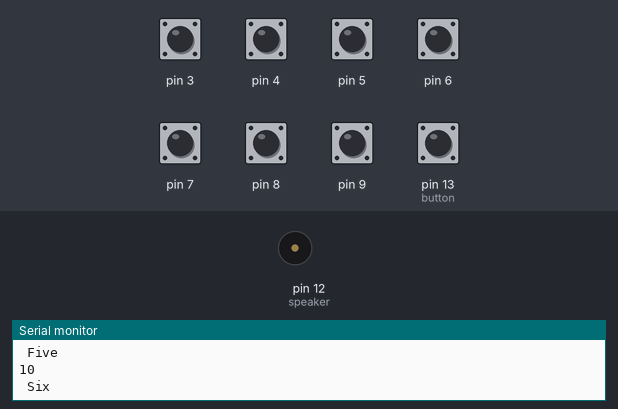
Bench run of a sketch on a simulated Arduino Uno, built with avr-gcc and run on an emulated ATmega328P. Parts: buzzer (waves = sounding), the last lines printed to the serial monitor. The test bench sets the inputs (shaded band); at power-on: pin 3–9 HIGH, pin 13 (button) LOW.

Above: at 1.2 s.
1.3 s: pin 3 pulled LOW for 0.15 s
At 1.49 s:
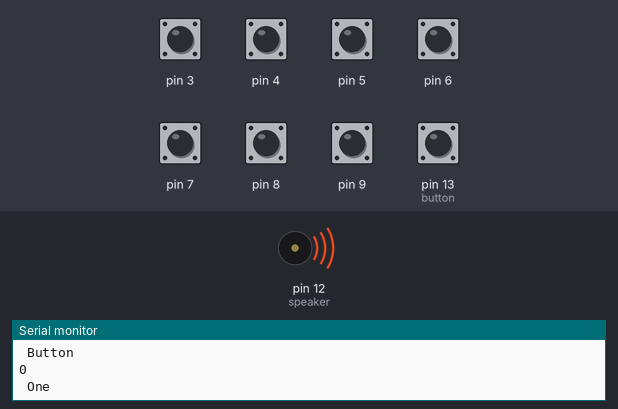
3.0 s: pin 13 (button) pulled HIGH for 0.15 s
Timing chart, 0 to 6.0 s (numbered marks = the images above; inputs shaded):
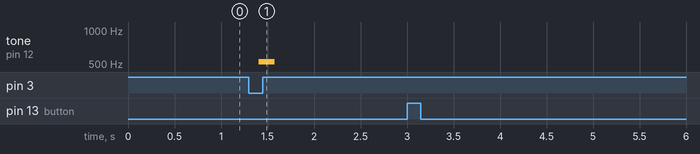

Measured:
- after the input at 1.3 s, tone on pin 12 (speaker): silent → 523 Hz after 0.11 s, → silent 0.17 s later

The sketch:

InteractivePiano.ino
```cpp
#include <CapacitiveSensor.h>
#define speaker 12
#define button 13

int buttonState = 0;
int lastButtonState = 0;
int toneMode = 0;
// Defining the send and receive pins for the different capacitive sensors. Pin 2 is the sensor pin.
CapacitiveSensor   cs_2_3 = CapacitiveSensor(2,3);        // 10M resistor between pins 2 & 3
CapacitiveSensor   cs_2_4 = CapacitiveSensor(2,4);        // 10M resistor between pins 2 & 4
CapacitiveSensor   cs_2_5 = CapacitiveSensor(2,5);        // 10M resistor between pins 2 & 5
CapacitiveSensor   cs_2_6 = CapacitiveSensor(2,6);        // 10M resistor between pins 2 & 6
CapacitiveSensor   cs_2_7 = CapacitiveSensor(2,7);        // 10M resistor between pins 2 & 7
CapacitiveSensor   cs_2_8 = CapacitiveSensor(2,8);        // 10M resistor between pins 2 & 8
CapacitiveSensor   cs_2_9 = CapacitiveSensor(2,9);        // 10M resistor between pins 2 & 9
void setup() {
  // Identify the piezobuzzer pin as output
  pinMode(speaker, OUTPUT);
   // Identify the button pin as input
  pinMode(button, INPUT);

  // Arduino start communicate with computer.
  Serial.begin(9600);
}

void loop() {
  buttonState = digitalRead(button); // Our pullup btn, low if not pushed
  // Set the sensitivity of the sensors.
  long total1 =  cs_2_3.capacitiveSensor(30);
  long total2 =  cs_2_4.capacitiveSensor(30);
  long total3 =  cs_2_5.capacitiveSensor(30);
  long total4=   cs_2_6.capacitiveSensor(30);
  long total5 =  cs_2_7.capacitiveSensor(30);
  long total6 =  cs_2_8.capacitiveSensor(30);
  long total7 =  cs_2_9.capacitiveSensor(30);
  Serial.print("\n Button \n");
  Serial.println(buttonState);

  Serial.print("\n One \n");
  Serial.print(total1); // print sensor output 1
  Serial.print("\n Two \n");
  Serial.print(total2); // print sensor output 2
  Serial.print("\n Three\n");
  Serial.print(total3); // print sensor output 3
  Serial.print("\n Four \n");
  Serial.print(total4); // print sensor output 1
  Serial.print("\n Five \n");
  Serial.print(total5); // print sensor output 2
  Serial.print("\n Six \n");
  Serial.print(total6); // print sensor output 3
  Serial.print("\n Seveen \n");
  Serial.print(total7); // print sensor output 3

  if (buttonState != lastButtonState) {
    if (buttonState == HIGH) {
      // Change var here
      Serial.println("IN IF");
      if(toneMode == 1)
        toneMode = 0;
      else
        toneMode = 1;
    }
  }
  // If-statements for playing a tone on the piezobuzzer according to the sensors input
  // Green gummybear input
  if (total1 > 60 && toneMode == 0)
    tone(speaker,523);
  // Pop can input
  if (total2 > 80 && toneMode == 0)
    tone(speaker,587);
  // Red gummy bear input
  if (total3 > 60 && toneMode == 0)
    tone(speaker,659);
  // Yellow gummy bear input
  if (total4 > 60 && toneMode == 0)
    tone(speaker,698);
  if (total5 > 60 && toneMode == 0)
    tone(speaker,784);
  // Coin input
  if (total6 > 70 && toneMode == 0)
    tone(speaker,880);
  if (total7 > 60 && toneMode == 0)
    tone(speaker,988);

   // When there is no/not enough sensor input turn off the sound
   if (total1<=60  &  total2<=80  &  total3<=60 & total4<=60  &  total5<=60  &  total6<=70 &  total7<=60)
    noTone(speaker);

   lastButtonState = buttonState;
   delay(10);
}
```
